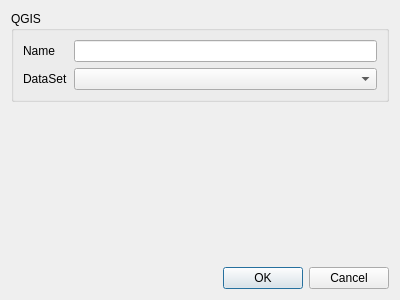
<?xml version="1.0" encoding="UTF-8"?>
<ui version="4.0">
 <class>GUIQGISDynaMindExport</class>
 <widget class="QDialog" name="GUIQGISDynaMindExport">
  <property name="geometry">
   <rect>
    <x>0</x>
    <y>0</y>
    <width>400</width>
    <height>300</height>
   </rect>
  </property>
  <property name="windowTitle">
   <string>Dialog</string>
  </property>
  <layout class="QVBoxLayout" name="verticalLayout">
   <item>
    <widget class="QGroupBox" name="groupBox">
     <property name="title">
      <string>QGIS</string>
     </property>
     <layout class="QGridLayout" name="gridLayout">
      <item row="1" column="1">
       <widget class="QComboBox" name="comboBox">
        <property name="editable">
         <bool>false</bool>
        </property>
        <property name="modelColumn">
         <number>0</number>
        </property>
       </widget>
      </item>
      <item row="1" column="0">
       <widget class="QLabel" name="label">
        <property name="text">
         <string>DataSet</string>
        </property>
       </widget>
      </item>
      <item row="0" column="0">
       <widget class="QLabel" name="label_2">
        <property name="text">
         <string>Name</string>
        </property>
       </widget>
      </item>
      <item row="0" column="1">
       <widget class="QLineEdit" name="lineEdit"/>
      </item>
     </layout>
    </widget>
   </item>
   <item>
    <spacer name="verticalSpacer">
     <property name="orientation">
      <enum>Qt::Vertical</enum>
     </property>
     <property name="sizeHint" stdset="0">
      <size>
       <width>20</width>
       <height>144</height>
      </size>
     </property>
    </spacer>
   </item>
   <item>
    <widget class="QDialogButtonBox" name="buttonBox_2">
     <property name="orientation">
      <enum>Qt::Horizontal</enum>
     </property>
     <property name="standardButtons">
      <set>QDialogButtonBox::Cancel|QDialogButtonBox::Ok</set>
     </property>
    </widget>
   </item>
  </layout>
 </widget>
 <resources/>
 <connections>
  <connection>
   <sender>buttonBox_2</sender>
   <signal>accepted()</signal>
   <receiver>GUIQGISDynaMindExport</receiver>
   <slot>accept()</slot>
   <hints>
    <hint type="sourcelabel">
     <x>199</x>
     <y>277</y>
    </hint>
    <hint type="destinationlabel">
     <x>199</x>
     <y>149</y>
    </hint>
   </hints>
  </connection>
  <connection>
   <sender>buttonBox_2</sender>
   <signal>rejected()</signal>
   <receiver>GUIQGISDynaMindExport</receiver>
   <slot>close()</slot>
   <hints>
    <hint type="sourcelabel">
     <x>199</x>
     <y>277</y>
    </hint>
    <hint type="destinationlabel">
     <x>199</x>
     <y>149</y>
    </hint>
   </hints>
  </connection>
 </connections>
</ui>
